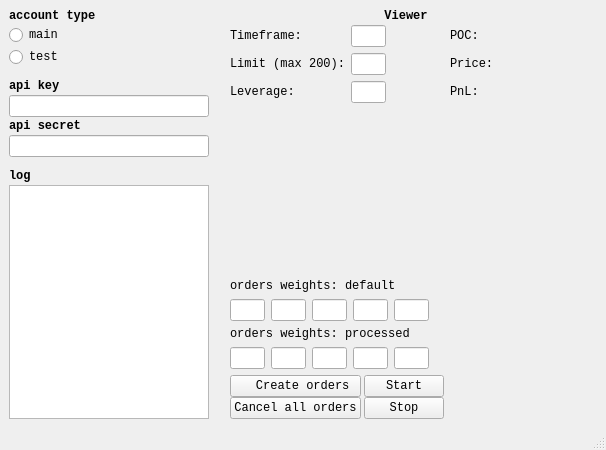
<?xml version="1.0" encoding="UTF-8"?>
<ui version="4.0">
 <class>MainWindow</class>
 <widget class="QMainWindow" name="MainWindow">
  <property name="geometry">
   <rect>
    <x>0</x>
    <y>0</y>
    <width>606</width>
    <height>450</height>
   </rect>
  </property>
  <property name="sizePolicy">
   <sizepolicy hsizetype="Fixed" vsizetype="Fixed">
    <horstretch>0</horstretch>
    <verstretch>0</verstretch>
   </sizepolicy>
  </property>
  <property name="maximumSize">
   <size>
    <width>650</width>
    <height>450</height>
   </size>
  </property>
  <property name="font">
   <font>
    <family>Consolas</family>
    <pointsize>9</pointsize>
   </font>
  </property>
  <property name="windowTitle">
   <string>MainWindow</string>
  </property>
  <widget class="QWidget" name="centralwidget">
   <property name="sizePolicy">
    <sizepolicy hsizetype="Fixed" vsizetype="Fixed">
     <horstretch>0</horstretch>
     <verstretch>0</verstretch>
    </sizepolicy>
   </property>
   <layout class="QGridLayout" name="gridLayout_2">
    <item row="0" column="0">
     <layout class="QGridLayout" name="gridLayout_3">
      <property name="sizeConstraint">
       <enum>QLayout::SetFixedSize</enum>
      </property>
      <property name="horizontalSpacing">
       <number>0</number>
      </property>
      <property name="verticalSpacing">
       <number>2</number>
      </property>
      <item row="0" column="0">
       <widget class="QLabel" name="label">
        <property name="font">
         <font>
          <weight>75</weight>
          <bold>true</bold>
         </font>
        </property>
        <property name="text">
         <string>account type</string>
        </property>
       </widget>
      </item>
      <item row="6" column="0">
       <widget class="QLineEdit" name="lineEdit_2">
        <property name="maximumSize">
         <size>
          <width>200</width>
          <height>16777215</height>
         </size>
        </property>
       </widget>
      </item>
      <item row="7" column="0">
       <widget class="QLabel" name="label_3">
        <property name="font">
         <font>
          <weight>75</weight>
          <bold>true</bold>
         </font>
        </property>
        <property name="text">
         <string>api secret</string>
        </property>
       </widget>
      </item>
      <item row="8" column="0">
       <widget class="QLineEdit" name="lineEdit">
        <property name="maximumSize">
         <size>
          <width>200</width>
          <height>16777215</height>
         </size>
        </property>
       </widget>
      </item>
      <item row="5" column="0">
       <widget class="QLabel" name="label_2">
        <property name="font">
         <font>
          <weight>75</weight>
          <bold>true</bold>
         </font>
        </property>
        <property name="text">
         <string>api key</string>
        </property>
       </widget>
      </item>
      <item row="10" column="0">
       <widget class="QLabel" name="label_9">
        <property name="font">
         <font>
          <weight>75</weight>
          <bold>true</bold>
         </font>
        </property>
        <property name="text">
         <string>log</string>
        </property>
       </widget>
      </item>
      <item row="1" column="0">
       <widget class="QRadioButton" name="radioButton_2">
        <property name="text">
         <string>main</string>
        </property>
       </widget>
      </item>
      <item row="2" column="0">
       <widget class="QRadioButton" name="radioButton">
        <property name="text">
         <string>test</string>
        </property>
       </widget>
      </item>
      <item row="11" column="0">
       <widget class="QTextBrowser" name="textBrowser">
        <property name="sizePolicy">
         <sizepolicy hsizetype="Preferred" vsizetype="MinimumExpanding">
          <horstretch>0</horstretch>
          <verstretch>0</verstretch>
         </sizepolicy>
        </property>
        <property name="maximumSize">
         <size>
          <width>200</width>
          <height>16777215</height>
         </size>
        </property>
        <property name="sizeAdjustPolicy">
         <enum>QAbstractScrollArea::AdjustIgnored</enum>
        </property>
       </widget>
      </item>
      <item row="4" column="0">
       <spacer name="verticalSpacer">
        <property name="orientation">
         <enum>Qt::Vertical</enum>
        </property>
        <property name="sizeType">
         <enum>QSizePolicy::Fixed</enum>
        </property>
        <property name="sizeHint" stdset="0">
         <size>
          <width>20</width>
          <height>10</height>
         </size>
        </property>
       </spacer>
      </item>
      <item row="9" column="0">
       <spacer name="verticalSpacer_3">
        <property name="orientation">
         <enum>Qt::Vertical</enum>
        </property>
        <property name="sizeType">
         <enum>QSizePolicy::Fixed</enum>
        </property>
        <property name="sizeHint" stdset="0">
         <size>
          <width>20</width>
          <height>10</height>
         </size>
        </property>
       </spacer>
      </item>
     </layout>
    </item>
    <item row="0" column="1">
     <layout class="QVBoxLayout" name="mainV2">
      <property name="spacing">
       <number>1</number>
      </property>
      <item>
       <widget class="QLabel" name="label_16">
        <property name="font">
         <font>
          <weight>75</weight>
          <bold>true</bold>
         </font>
        </property>
        <property name="text">
         <string>Viewer</string>
        </property>
        <property name="alignment">
         <set>Qt::AlignCenter</set>
        </property>
       </widget>
      </item>
      <item>
       <widget class="QWidget" name="plotwidget" native="true">
        <property name="sizePolicy">
         <sizepolicy hsizetype="Fixed" vsizetype="Fixed">
          <horstretch>0</horstretch>
          <verstretch>0</verstretch>
         </sizepolicy>
        </property>
       </widget>
      </item>
      <item>
       <layout class="QFormLayout" name="formLayout_2">
        <property name="fieldGrowthPolicy">
         <enum>QFormLayout::FieldsStayAtSizeHint</enum>
        </property>
        <property name="horizontalSpacing">
         <number>6</number>
        </property>
        <property name="verticalSpacing">
         <number>6</number>
        </property>
        <property name="leftMargin">
         <number>15</number>
        </property>
        <property name="rightMargin">
         <number>15</number>
        </property>
        <item row="0" column="0">
         <layout class="QFormLayout" name="formLayout">
          <item row="0" column="0">
           <widget class="QLabel" name="label_4">
            <property name="sizePolicy">
             <sizepolicy hsizetype="Fixed" vsizetype="Preferred">
              <horstretch>0</horstretch>
              <verstretch>0</verstretch>
             </sizepolicy>
            </property>
            <property name="text">
             <string>Timeframe:      </string>
            </property>
           </widget>
          </item>
          <item row="0" column="1">
           <widget class="QLineEdit" name="lineEdit_3">
            <property name="sizePolicy">
             <sizepolicy hsizetype="Fixed" vsizetype="Fixed">
              <horstretch>0</horstretch>
              <verstretch>0</verstretch>
             </sizepolicy>
            </property>
            <property name="maximumSize">
             <size>
              <width>35</width>
              <height>16777215</height>
             </size>
            </property>
           </widget>
          </item>
          <item row="1" column="0">
           <widget class="QLabel" name="label_5">
            <property name="sizePolicy">
             <sizepolicy hsizetype="Fixed" vsizetype="Preferred">
              <horstretch>0</horstretch>
              <verstretch>0</verstretch>
             </sizepolicy>
            </property>
            <property name="text">
             <string>Limit (max 200):</string>
            </property>
           </widget>
          </item>
          <item row="1" column="1">
           <widget class="QLineEdit" name="lineEdit_4">
            <property name="sizePolicy">
             <sizepolicy hsizetype="Fixed" vsizetype="Fixed">
              <horstretch>0</horstretch>
              <verstretch>0</verstretch>
             </sizepolicy>
            </property>
            <property name="maximumSize">
             <size>
              <width>35</width>
              <height>16777215</height>
             </size>
            </property>
           </widget>
          </item>
          <item row="2" column="0">
           <widget class="QLabel" name="label_6">
            <property name="sizePolicy">
             <sizepolicy hsizetype="Fixed" vsizetype="Preferred">
              <horstretch>0</horstretch>
              <verstretch>0</verstretch>
             </sizepolicy>
            </property>
            <property name="text">
             <string>Leverage: </string>
            </property>
           </widget>
          </item>
          <item row="2" column="1">
           <widget class="QLineEdit" name="lineEdit_5">
            <property name="sizePolicy">
             <sizepolicy hsizetype="Fixed" vsizetype="Fixed">
              <horstretch>0</horstretch>
              <verstretch>0</verstretch>
             </sizepolicy>
            </property>
            <property name="maximumSize">
             <size>
              <width>35</width>
              <height>16777215</height>
             </size>
            </property>
           </widget>
          </item>
         </layout>
        </item>
        <item row="0" column="1">
         <layout class="QVBoxLayout" name="verticalLayout_6">
          <item>
           <layout class="QHBoxLayout" name="horizontalLayout_4">
            <item>
             <widget class="QLabel" name="label_14">
              <property name="text">
               <string>POC:</string>
              </property>
              <property name="alignment">
               <set>Qt::AlignJustify|Qt::AlignVCenter</set>
              </property>
             </widget>
            </item>
            <item>
             <widget class="QLabel" name="label_10">
              <property name="text">
               <string/>
              </property>
              <property name="alignment">
               <set>Qt::AlignJustify|Qt::AlignVCenter</set>
              </property>
             </widget>
            </item>
           </layout>
          </item>
          <item>
           <layout class="QHBoxLayout" name="horizontalLayout_5">
            <item>
             <widget class="QLabel" name="label_13">
              <property name="text">
               <string>Price:</string>
              </property>
              <property name="alignment">
               <set>Qt::AlignJustify|Qt::AlignVCenter</set>
              </property>
             </widget>
            </item>
            <item>
             <widget class="QLabel" name="label_12">
              <property name="text">
               <string/>
              </property>
              <property name="alignment">
               <set>Qt::AlignJustify|Qt::AlignVCenter</set>
              </property>
             </widget>
            </item>
           </layout>
          </item>
          <item>
           <layout class="QHBoxLayout" name="horizontalLayout_6">
            <item>
             <widget class="QLabel" name="label_11">
              <property name="text">
               <string>PnL:</string>
              </property>
              <property name="alignment">
               <set>Qt::AlignJustify|Qt::AlignVCenter</set>
              </property>
             </widget>
            </item>
            <item>
             <widget class="QLabel" name="label_15">
              <property name="text">
               <string/>
              </property>
              <property name="alignment">
               <set>Qt::AlignJustify|Qt::AlignVCenter</set>
              </property>
             </widget>
            </item>
           </layout>
          </item>
         </layout>
        </item>
        <item row="1" column="0">
         <spacer name="verticalSpacer_2">
          <property name="orientation">
           <enum>Qt::Vertical</enum>
          </property>
          <property name="sizeHint" stdset="0">
           <size>
            <width>20</width>
            <height>15</height>
           </size>
          </property>
         </spacer>
        </item>
        <item row="2" column="0">
         <widget class="QLabel" name="label_7">
          <property name="sizePolicy">
           <sizepolicy hsizetype="Fixed" vsizetype="Preferred">
            <horstretch>0</horstretch>
            <verstretch>0</verstretch>
           </sizepolicy>
          </property>
          <property name="text">
           <string>orders weights: default</string>
          </property>
         </widget>
        </item>
        <item row="3" column="0">
         <layout class="QHBoxLayout" name="horizontalLayout">
          <item>
           <widget class="QLineEdit" name="w1">
            <property name="sizePolicy">
             <sizepolicy hsizetype="Maximum" vsizetype="Fixed">
              <horstretch>0</horstretch>
              <verstretch>0</verstretch>
             </sizepolicy>
            </property>
            <property name="maximumSize">
             <size>
              <width>35</width>
              <height>16777215</height>
             </size>
            </property>
           </widget>
          </item>
          <item>
           <widget class="QLineEdit" name="w2">
            <property name="sizePolicy">
             <sizepolicy hsizetype="Fixed" vsizetype="Fixed">
              <horstretch>0</horstretch>
              <verstretch>0</verstretch>
             </sizepolicy>
            </property>
            <property name="maximumSize">
             <size>
              <width>35</width>
              <height>16777215</height>
             </size>
            </property>
            <property name="clearButtonEnabled">
             <bool>false</bool>
            </property>
           </widget>
          </item>
          <item>
           <widget class="QLineEdit" name="w3">
            <property name="sizePolicy">
             <sizepolicy hsizetype="Fixed" vsizetype="Fixed">
              <horstretch>0</horstretch>
              <verstretch>0</verstretch>
             </sizepolicy>
            </property>
            <property name="maximumSize">
             <size>
              <width>35</width>
              <height>16777215</height>
             </size>
            </property>
           </widget>
          </item>
          <item>
           <widget class="QLineEdit" name="w4">
            <property name="sizePolicy">
             <sizepolicy hsizetype="Fixed" vsizetype="Fixed">
              <horstretch>0</horstretch>
              <verstretch>0</verstretch>
             </sizepolicy>
            </property>
            <property name="maximumSize">
             <size>
              <width>35</width>
              <height>16777215</height>
             </size>
            </property>
           </widget>
          </item>
          <item>
           <widget class="QLineEdit" name="w5">
            <property name="sizePolicy">
             <sizepolicy hsizetype="Fixed" vsizetype="Fixed">
              <horstretch>0</horstretch>
              <verstretch>0</verstretch>
             </sizepolicy>
            </property>
            <property name="maximumSize">
             <size>
              <width>35</width>
              <height>16777215</height>
             </size>
            </property>
           </widget>
          </item>
         </layout>
        </item>
        <item row="4" column="0">
         <widget class="QLabel" name="label_8">
          <property name="sizePolicy">
           <sizepolicy hsizetype="Fixed" vsizetype="Preferred">
            <horstretch>0</horstretch>
            <verstretch>0</verstretch>
           </sizepolicy>
          </property>
          <property name="text">
           <string>orders weights: processed</string>
          </property>
         </widget>
        </item>
        <item row="5" column="0">
         <layout class="QHBoxLayout" name="horizontalLayout_3" stretch="0,0,0,0,0">
          <property name="spacing">
           <number>6</number>
          </property>
          <property name="sizeConstraint">
           <enum>QLayout::SetMaximumSize</enum>
          </property>
          <item>
           <widget class="QLineEdit" name="w1_2">
            <property name="sizePolicy">
             <sizepolicy hsizetype="Maximum" vsizetype="Fixed">
              <horstretch>0</horstretch>
              <verstretch>0</verstretch>
             </sizepolicy>
            </property>
            <property name="maximumSize">
             <size>
              <width>35</width>
              <height>16777215</height>
             </size>
            </property>
            <property name="clearButtonEnabled">
             <bool>false</bool>
            </property>
           </widget>
          </item>
          <item>
           <widget class="QLineEdit" name="w2_2">
            <property name="sizePolicy">
             <sizepolicy hsizetype="Maximum" vsizetype="Fixed">
              <horstretch>0</horstretch>
              <verstretch>0</verstretch>
             </sizepolicy>
            </property>
            <property name="maximumSize">
             <size>
              <width>35</width>
              <height>16777215</height>
             </size>
            </property>
           </widget>
          </item>
          <item>
           <widget class="QLineEdit" name="w3_2">
            <property name="sizePolicy">
             <sizepolicy hsizetype="Maximum" vsizetype="Fixed">
              <horstretch>0</horstretch>
              <verstretch>0</verstretch>
             </sizepolicy>
            </property>
            <property name="maximumSize">
             <size>
              <width>35</width>
              <height>16777215</height>
             </size>
            </property>
           </widget>
          </item>
          <item>
           <widget class="QLineEdit" name="w4_2">
            <property name="sizePolicy">
             <sizepolicy hsizetype="Maximum" vsizetype="Fixed">
              <horstretch>0</horstretch>
              <verstretch>0</verstretch>
             </sizepolicy>
            </property>
            <property name="maximumSize">
             <size>
              <width>35</width>
              <height>16777215</height>
             </size>
            </property>
           </widget>
          </item>
          <item>
           <widget class="QLineEdit" name="w5_2">
            <property name="sizePolicy">
             <sizepolicy hsizetype="Maximum" vsizetype="Fixed">
              <horstretch>0</horstretch>
              <verstretch>0</verstretch>
             </sizepolicy>
            </property>
            <property name="maximumSize">
             <size>
              <width>35</width>
              <height>16777215</height>
             </size>
            </property>
           </widget>
          </item>
         </layout>
        </item>
        <item row="6" column="0">
         <layout class="QGridLayout" name="gridLayout" columnminimumwidth="10,0">
          <property name="horizontalSpacing">
           <number>3</number>
          </property>
          <property name="verticalSpacing">
           <number>0</number>
          </property>
          <item row="0" column="1">
           <layout class="QVBoxLayout" name="verticalLayout">
            <property name="spacing">
             <number>0</number>
            </property>
            <item>
             <widget class="QPushButton" name="pushButton">
              <property name="sizePolicy">
               <sizepolicy hsizetype="Fixed" vsizetype="Fixed">
                <horstretch>0</horstretch>
                <verstretch>0</verstretch>
               </sizepolicy>
              </property>
              <property name="text">
               <string>Start</string>
              </property>
             </widget>
            </item>
            <item>
             <widget class="QPushButton" name="pushButton_2">
              <property name="sizePolicy">
               <sizepolicy hsizetype="Fixed" vsizetype="Fixed">
                <horstretch>0</horstretch>
                <verstretch>0</verstretch>
               </sizepolicy>
              </property>
              <property name="text">
               <string>Stop</string>
              </property>
             </widget>
            </item>
           </layout>
          </item>
          <item row="0" column="0">
           <layout class="QVBoxLayout" name="verticalLayout_2">
            <property name="spacing">
             <number>0</number>
            </property>
            <property name="sizeConstraint">
             <enum>QLayout::SetNoConstraint</enum>
            </property>
            <item>
             <widget class="QPushButton" name="pushButton_3">
              <property name="sizePolicy">
               <sizepolicy hsizetype="Fixed" vsizetype="Fixed">
                <horstretch>0</horstretch>
                <verstretch>0</verstretch>
               </sizepolicy>
              </property>
              <property name="layoutDirection">
               <enum>Qt::LeftToRight</enum>
              </property>
              <property name="text">
               <string>   Create orders </string>
              </property>
             </widget>
            </item>
            <item>
             <widget class="QPushButton" name="cancelButton">
              <property name="sizePolicy">
               <sizepolicy hsizetype="Fixed" vsizetype="Fixed">
                <horstretch>0</horstretch>
                <verstretch>0</verstretch>
               </sizepolicy>
              </property>
              <property name="text">
               <string>Cancel all orders</string>
              </property>
             </widget>
            </item>
           </layout>
          </item>
         </layout>
        </item>
       </layout>
      </item>
     </layout>
    </item>
   </layout>
  </widget>
  <widget class="QMenuBar" name="menubar">
   <property name="geometry">
    <rect>
     <x>0</x>
     <y>0</y>
     <width>606</width>
     <height>21</height>
    </rect>
   </property>
  </widget>
  <widget class="QStatusBar" name="statusbar"/>
 </widget>
 <resources/>
 <connections/>
</ui>
